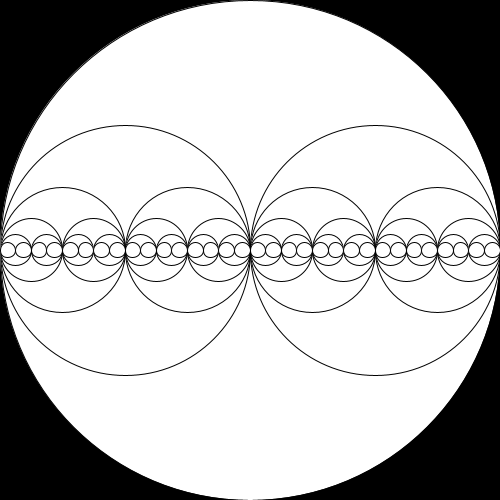
Frame 1 (no input)
Frame 60 (the mouse pressed at the canvas centre just before this capture): identical to frame 1, image omitted
Frame 120 (the mouse held since frame 60 and released just before this capture): identical to frame 1, image omitted

The Processing sketch that drew this single still picture (run headless with seeded random() and noise(); from frame 60 on, the mouse is pressed at the canvas centre):

// Processing sketch: recursionCircle
// ── recursionCircle.pde
void setup() {
    size(500, 500);
}

void draw() {
    background(0);
    circles(width / 2, width / 2, width / 2, 5);
}

void circles(float x, float y, float r, int n) {
    ellipse(x, y, r * 2, r * 2);
    if (n > 0) {
        float nextR = r / 2;
        circles(x + nextR, y, nextR, n - 1);
        circles(x - nextR, y, nextR, n - 1);
    }
}
